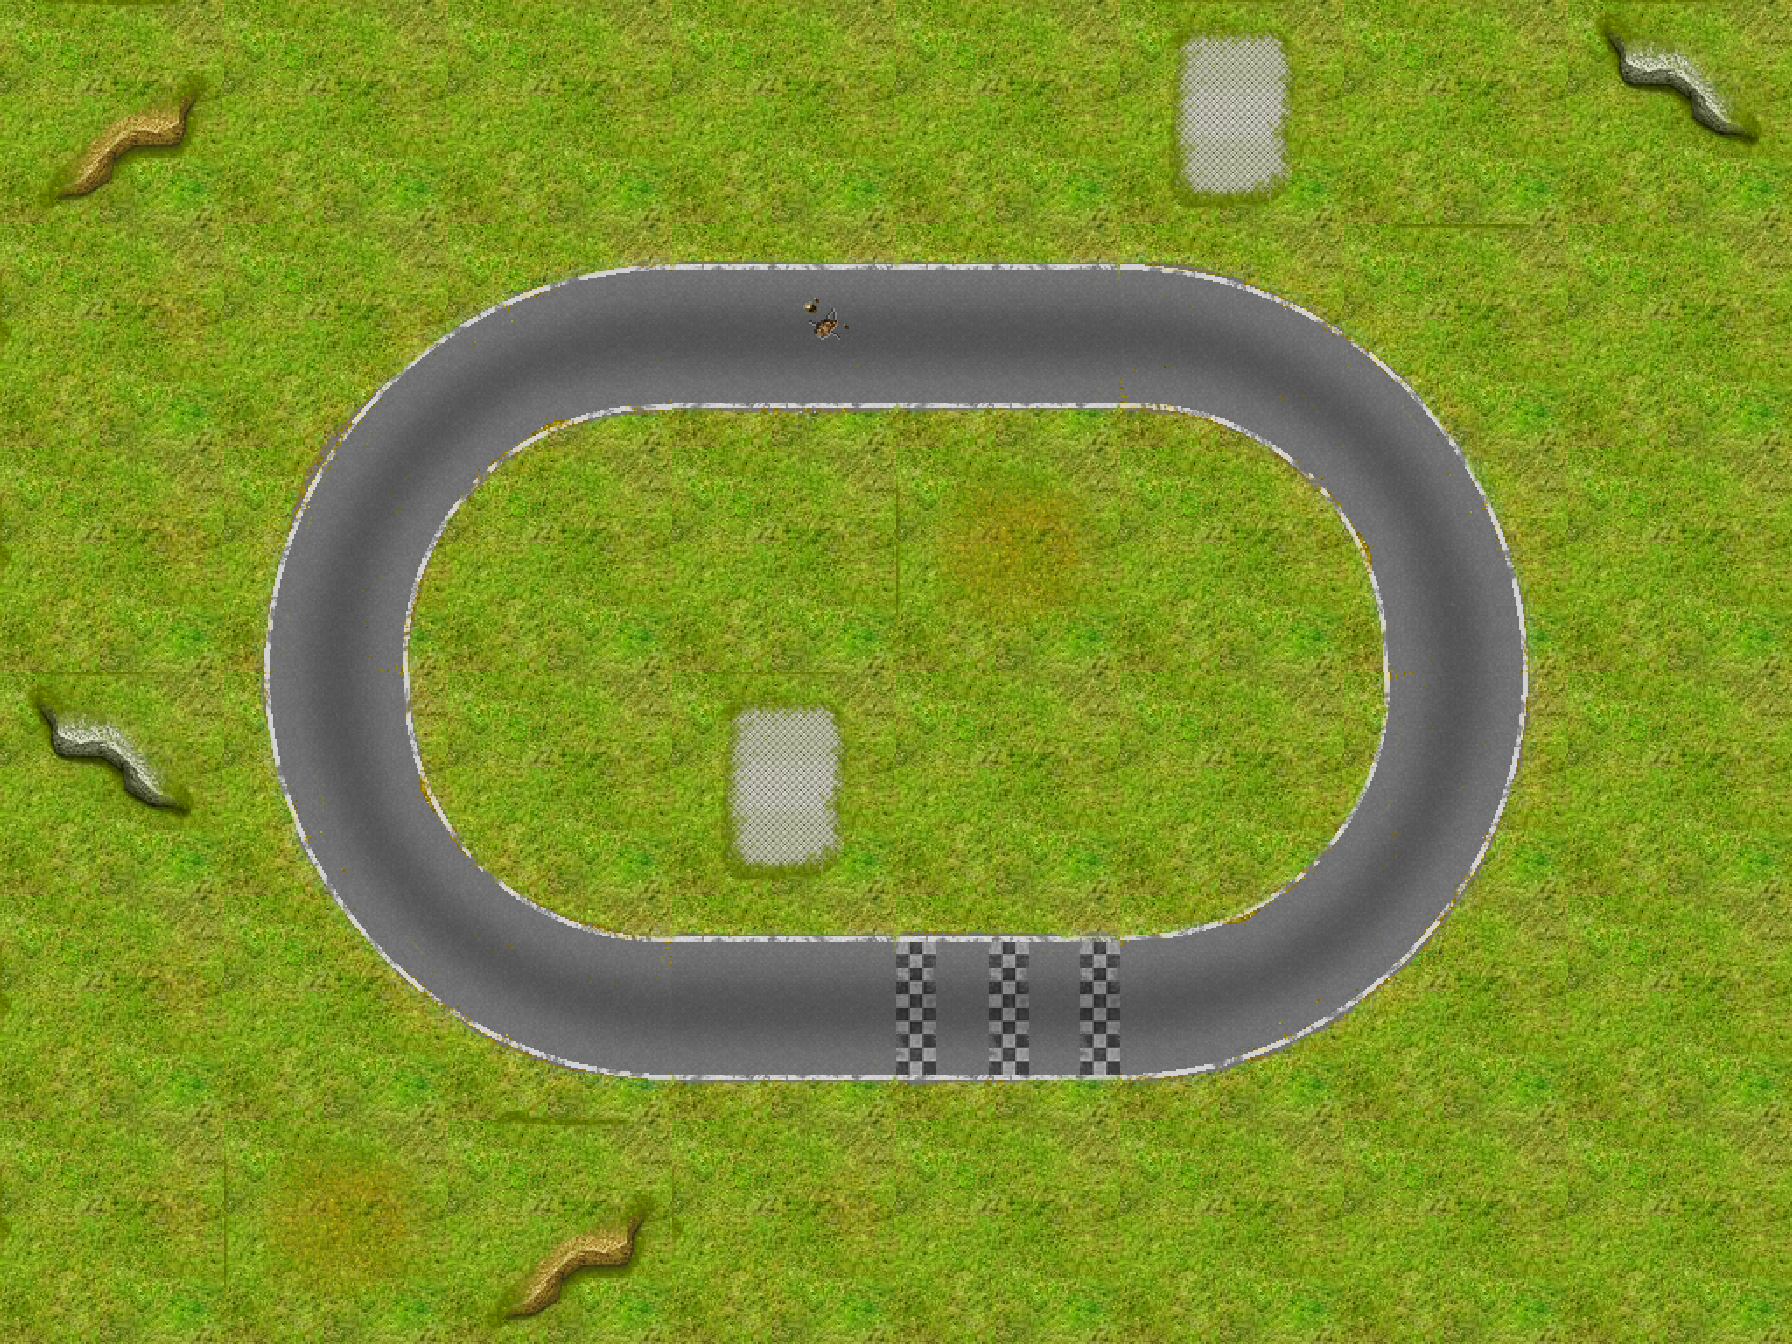

The image is a tile-based game level rendered from a .tmx file. Its description and source (layers, tilesets, objects; grid data summarised) follow:
An orthogonal 8x6 tile map with 224x224 px tiles, 1 tile layer (track) and 53 objects (7x palm, 3x tree-5, 2x tree-6, 2x tree-7, 2x tree-9, ...).

<map version="1.0" orientation="orthogonal" width="8" height="6" tilewidth="224" tileheight="224">
 <properties>
  <property name="name" value="Simple" />
 </properties>
 <tileset firstgid="1" name="tileset" tilewidth="224" tileheight="224">
  <image source="tilesets/nature/224.png" width="896" height="3360" />
  <tile id="0">
   <properties>
    <property name="orient" value="v" />
   </properties>
  </tile>
  <tile id="1">
   <properties>
    <property name="orient" value="h" />
   </properties>
  </tile>
  <tile id="2">
   <properties>
    <property name="orient" value="v" />
   </properties>
  </tile>
  <tile id="3">
   <properties>
    <property name="orient" value="h" />
   </properties>
  </tile>
  <tile id="4">
   <properties>
    <property name="orient" value="tl" />
   </properties>
  </tile>
  <tile id="5">
   <properties>
    <property name="orient" value="tr" />
   </properties>
  </tile>
  <tile id="6">
   <properties>
    <property name="orient" value="v" />
   </properties>
  </tile>
  <tile id="7">
   <properties>
    <property name="orient" value="h" />
    <property name="type" value="start" />
   </properties>
  </tile>
  <tile id="8">
   <properties>
    <property name="orient" value="bl" />
   </properties>
  </tile>
  <tile id="9">
   <properties>
    <property name="orient" value="br" />
   </properties>
  </tile>
  <tile id="10">
   <properties>
    <property name="orient" value="h" />
   </properties>
  </tile>
  <tile id="11">
   <properties>
    <property name="orient" value="v" />
    <property name="type" value="start" />
   </properties>
  </tile>
  <tile id="12">
   <properties>
    <property name="orient" value="v" />
   </properties>
  </tile>
  <tile id="13">
   <properties>
    <property name="orient" value="h" />
   </properties>
  </tile>
  <tile id="14">
   <properties>
    <property name="orient" value="v" />
   </properties>
  </tile>
  <tile id="15">
   <properties>
    <property name="orient" value="h" />
   </properties>
  </tile>
  <tile id="16">
   <properties>
    <property name="orient" value="tl" />
   </properties>
  </tile>
  <tile id="17">
   <properties>
    <property name="orient" value="tr" />
   </properties>
  </tile>
  <tile id="18">
   <properties>
    <property name="orient" value="v" />
   </properties>
  </tile>
  <tile id="20">
   <properties>
    <property name="orient" value="bl" />
   </properties>
  </tile>
  <tile id="21">
   <properties>
    <property name="orient" value="br" />
   </properties>
  </tile>
  <tile id="22">
   <properties>
    <property name="orient" value="h" />
   </properties>
  </tile>
  <tile id="27">
   <properties>
    <property name="orient" value="x" />
   </properties>
  </tile>
  <tile id="52">
   <properties>
    <property name="orient" value="h" />
   </properties>
  </tile>
  <tile id="53">
   <properties>
    <property name="orient" value="v" />
   </properties>
  </tile>
 </tileset>
 <layer name="track" width="8" height="6">
  <properties>
   <property name="start" value="left" />
  </properties>
  <data>[48 cells, 48 non-empty, 25 distinct tile ids]</data>
 </layer>
 <objectgroup color="#00ff00" name="static-meshes" width="8" height="6">
  <object name="palm" type="palm" x="661" y="588" width="61" height="68">
   <properties>
    <property name="scale" value="0.8" />
   </properties>
  </object>
  <object name="palm" type="palm" x="700" y="651" width="61" height="68">
   <properties>
    <property name="scale" value="0.5" />
   </properties>
  </object>
  <object name="palm" type="palm" x="803" y="614" width="61" height="68">
   <properties>
    <property name="scale" value="1" />
   </properties>
  </object>
 </objectgroup>
 <objectgroup color="#55ffff" name="trees-" width="8" height="6" visible="0">
  <object name="palm" type="palm" x="658" y="584" width="61" height="68">
   <properties>
    <property name="scale" value="4" />
   </properties>
  </object>
  <object name="palm" type="palm" x="1092" y="599" width="61" height="68">
   <properties>
    <property name="scale" value="5" />
   </properties>
  </object>
  <object name="palm" type="palm" x="888" y="681" width="61" height="68">
   <properties>
    <property name="scale" value="5" />
   </properties>
  </object>
  <object name="palm" type="palm" x="474" y="773" width="61" height="68">
   <properties>
    <property name="scale" value="5" />
   </properties>
  </object>
 </objectgroup>
 <objectgroup color="#55ffff" name="trees_test_alpha_fight" width="8" height="6" visible="0">
  <object name="tree-3" type="tree-3" x="811" y="500" width="61" height="68">
   <properties>
    <property name="scale" value="2" />
   </properties>
  </object>
  <object name="tree-2" type="tree-2" x="748" y="607" width="61" height="68">
   <properties>
    <property name="scale" value="1.3" />
   </properties>
  </object>
  <object name="tree-5" type="tree-5" x="648" y="806" width="61" height="68">
   <properties>
    <property name="scale" value="4" />
   </properties>
  </object>
  <object name="tree-6" type="tree-6" x="545" y="777" width="61" height="68">
   <properties>
    <property name="scale" value="4" />
   </properties>
  </object>
  <object name="tree-7" type="tree-7" x="733" y="462" width="61" height="68">
   <properties>
    <property name="scale" value="4" />
   </properties>
  </object>
  <object name="tree-8" type="tree-8" x="840" y="657" width="61" height="68">
   <properties>
    <property name="scale" value="5" />
   </properties>
  </object>
  <object name="tree-9" type="tree-9" x="765" y="768" width="61" height="68">
   <properties>
    <property name="scale" value="4" />
   </properties>
  </object>
  <object name="tree-9" type="tree-9" x="506" y="672" width="61" height="68">
   <properties>
    <property name="scale" value="4" />
   </properties>
  </object>
  <object name="tree-7" type="tree-7" x="494" y="549" width="61" height="68">
   <properties>
    <property name="scale" value="4" />
   </properties>
  </object>
  <object name="tree-1" type="tree-1" x="615" y="620" width="61" height="68">
   <properties>
    <property name="scale" value="1.25" />
   </properties>
  </object>
  <object name="tree-5" type="tree-5" x="560" y="463" width="61" height="68">
   <properties>
    <property name="scale" value="2" />
   </properties>
  </object>
  <object name="tree-5" type="tree-5" x="899" y="522" width="61" height="68">
   <properties>
    <property name="scale" value="2" />
   </properties>
  </object>
  <object name="tree-6" type="tree-6" x="646" y="431" width="61" height="68">
   <properties>
    <property name="scale" value="4" />
   </properties>
  </object>
 </objectgroup>
 <objectgroup color="#ffaa00" name="lights" width="8" height="6" visible="0">
  <object x="676" y="1085" width="27" height="21" />
  <object x="268" y="672" width="27" height="21" />
  <object x="671" y="267" width="27" height="21" />
  <object x="1527" y="674" width="27" height="21" />
  <object x="1122" y="264" width="27" height="21" />
  <object x="1121" y="1076" width="27" height="21" />
 </objectgroup>
 <objectgroup color="#a40002" name="walls" width="8" height="6">
  <object x="676" y="439">
   <polyline points="0,0 60,0 385,0 429,7" />
  </object>
  <object x="860" y="894">
   <polyline points="15,14 77,27 195,35 280,29 364,3 469,-69" />
  </object>
  <object x="595" y="453">
   <polyline points="57,-9 -5,6 -63,49 -101,92 -127,213 -86,337 28,413 173,422" />
  </object>
  <object x="808" y="1105">
   <polyline points="-45,-2 41,-9 131,-21 242,-15 339,-19 437,-9" />
  </object>
  <object x="773" y="1114">
   <polyline points="0,0 -133,-16 -260,-17 -330,-61 -456,-89 -560,-396 -518,-599" />
  </object>
  </objectgroup>
 <objectgroup color="#ecde0e" name="sectors" width="8" height="6">
  <!-- 13 objects omitted --></objectgroup>
 <objectgroup color="#ffec18" name="route" width="8" height="6">
  <!-- 1 objects omitted --></objectgroup>
</map>
<!-- 22 of 53 objects omitted -->
